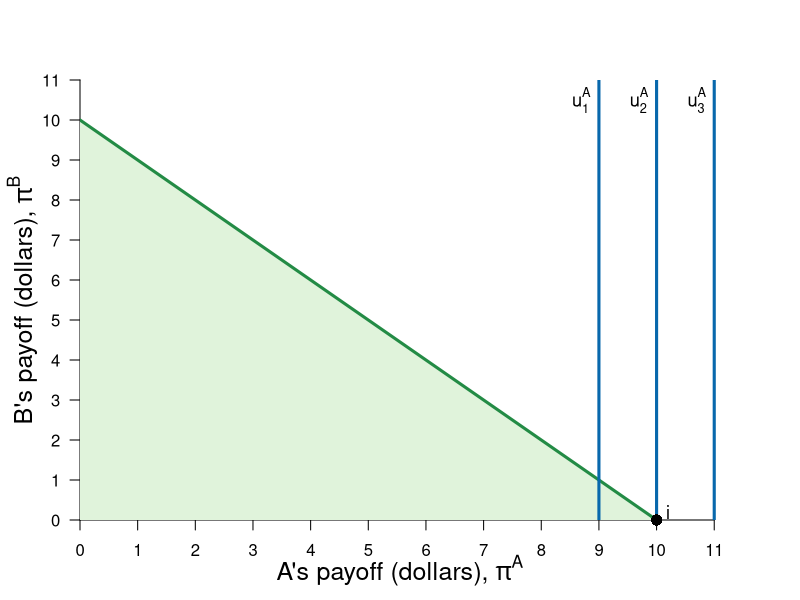

The R source for this figure:
#Graph Designer: Simon Halliday
#Authors: Bowles, Foley and Halliday
#Title: Microeconomics: Competition, Conflict and Coordination

library(shape)
pdf(file = "constrained_optimization/feasible_dictator_selfish.pdf", width = 8, height = 8)

#Set parameters for graphics
axislabelsize <- 1.5
labelsize <- 1.1
graphlinewidth <- 3
segmentlinewidth <- 2

COL <- c("#7fc97f", "#beaed4", "#fdc086", "#ffff99", "#386cb0", "#f0027f", "#bf5b17", "#666666")
COLA <- c("#e0f3db", "#99d8c9","#66c2a4","#41ae76", "#238b45", "#005824")
COLB <- c("#4eb3d3", "#2b8cbe", "#0868ac","#084081")

#Edited the margins to cater for the larger LHS labels
par(mar =  c(4, 4, 4, 4))

ppf <- function(x, slope = 1, bary = 10) {
  bary - slope * x
}

uFn <- function(x, y, alpha = 1){
  ((x)^alpha)*(y^(1-alpha))
}

indiffA <- function(x, ubar = uFn(10,0) - 1, alpha = 1) {
  (ubar/ ((x)^alpha))^(1/ (1 - alpha))
}

ylims <- c(0, 11)
xlims <- c(0, 11.1)

npts <- 501 
x <- seq(xlims[1], xlims[2], length.out = npts)
y <- seq(ylims[1], ylims[2], length.out = npts) 
a <- c(uFn(10, 0) - 1, uFn(10, 0), uFn(10, 0) + 1) #alpha = 0.4

plot(0, 0, xlim = xlims, ylim = ylims, type = "n",
     xlab = expression(paste("")),
     ylab = expression(paste("")), 
     xaxt = "n", 
     yaxt = "n", 
     cex.lab = axislabelsize, 
     bty = "n", 
     xaxs="i", 
     yaxs="i"
)


# ticksy <- seq(from = 0, to = ylims[2], by = 1)
# ylabels <- seq(from = 0, to = ylims[2], by = 1)
ticksx <- seq(from = 0, to = xlims[2], by = 1)
xlabels <- seq(from = 0, to = xlims[2], by = 1)
ticksy <- seq(from = 0, to = ylims[2], by = 1)
ylabels <- seq(from = 0, to = ylims[2], by = 1)
# ticksx <- c(xlims[1], 5.25, 8.944272, xlims[2])
# xlabels <- c(NA, expression(paste(x,"*")), expression(paste(bar(x))), NA)

axis(1, at = ticksx, pos = 0, labels = xlabels)
axis(2, at = ticksy, pos = 0, labels = ylabels, las = 1)

npts <- 500 
xx1 <- seq(xlims[1], xlims[2], length.out = npts)
xx2 <- seq(0, xlims[2], length.out = npts)
xx3 <- seq(xlims[1], 0, length.out = npts)
xx4 <- seq(-11, 0, length.out = npts)

#Draw the polygon for shading the feasible set
xpoly1 <- seq(from = xlims[1], 10, length.out = 500)
ypoly1 <- ppf(xpoly1)
polygon(x = c(0, xpoly1, 0),
        y = c(0, ypoly1, 0),
        col=COLA[1], density=NULL, border = NA)

#Draw the graphs
lines(xx1, ppf(xx1), col = COLA[5], lwd = graphlinewidth)

#Label the feasible frontier
text(16, 3, expression("Feasible Frontier"), cex = labelsize)
Arrows(16, 3.1, 16, 3.9, col = "black", lty = 1, lwd = 2, arr.type = "triangle", arr.lwd = 0.5)

contour(x, y, 
        outer(x, y, uFn),
        drawlabels = FALSE,
        col = COLB[3],
        lwd = graphlinewidth,
        levels = a, 
        xaxs="i", 
        yaxs="i", 
        add = TRUE, 
        xpd = TRUE)

#Axis labels
mtext(expression(paste("A's payoff (dollars), ", pi^A)), side = 1, line = 2.5, cex = axislabelsize)
text(-1, 0.5*ylims[2], expression(paste("B's payoff (dollars), ", pi^B)), xpd = TRUE, cex = axislabelsize, srt = 90) 

#Add mrs = mrt at i
# text(7, 4, expression(paste(mrs == mrt)), cex = labelsize)
# Arrows(7, 3.85, 7, 3.3, col = "black", lty = 1, lwd = 2, arr.type = "triangle", arr.lwd = 0.5)

#Label the indifference curves
text(8.7, 10.5, expression(u[1]^A), cex = labelsize)
text(9.7, 10.5, expression(u[2]^A), cex = labelsize)
text(10.7, 10.5, expression(u[3]^A), cex = labelsize)

#Annotate max u point on feasible frontier
text(10.2, 0.2, expression(paste(i)), cex = labelsize)
# segments(7, 0, 7, ppf(x = 7), lty = 2, col = "gray", lwd = segmentlinewidth)
# segments(0, ppf(x = 7), 7, ppf(x = 7), lty = 2, col = "gray", lwd = segmentlinewidth)
points(10, 0, pch = 16, col = "black", cex = 1.5, xpd = NA)

# text(4.2+0.2, ppf(4.2) + 0.2, expression(paste(a*minute)), cex = labelsize)
# segments(4.2, 0, 4.2, ppf(x = 4.2), lty = 2, col = "gray", lwd = segmentlinewidth)
# segments(0, ppf(x = 4.2), 4.2, ppf(x = 4.2), lty = 2, col = "gray", lwd = segmentlinewidth)
# points(4.2, ppf(x = 4.2), pch = 16, col = "black", cex = 1.5)
# 

# text(9+0.2, ppf(9) + 0.2, expression(paste(b*minute)), cex = labelsize)
# segments(9, 0, 9, ppf(x = 9), lty = 2, col = "gray", lwd = segmentlinewidth)
# segments(0, ppf(x = 9), 9, ppf(x = 9), lty = 2, col = "gray", lwd = segmentlinewidth)
# points(9, ppf(x = 9), pch = 16, col = "black", cex = 1.5)



dev.off()
